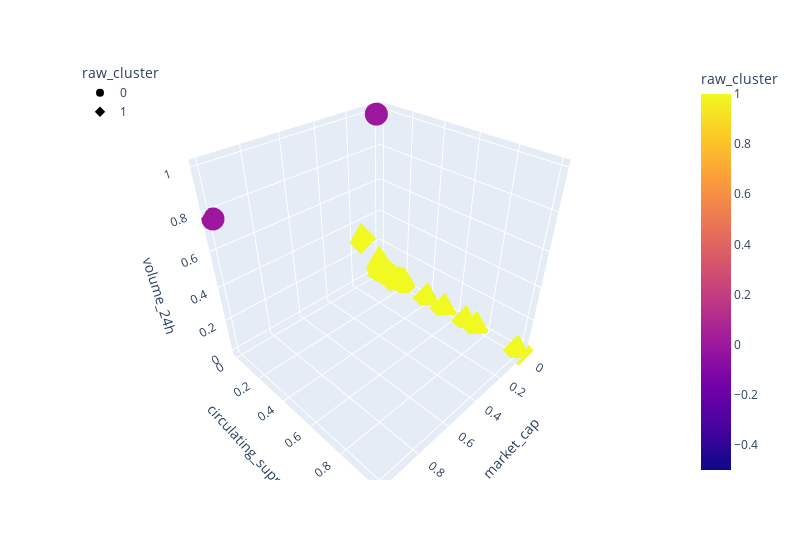

Source (notebook cell):
### Code cell
fig = px.scatter_3d(
    test_kmean,
    x="market_cap",
    y="circulating_suppy",
    z="volume_24h",
    hover_name=test_kmean.index,
    hover_data=["price"],
    color="raw_cluster",
    symbol="raw_cluster",
#     size="TotalCoinSupply",
    width=800,
)
fig.update_layout(legend=dict(x=0, y=1))
fig.show()

### Figure 1 — Plotly figure (JSON) as saved in the notebook; plotly's stock layout.template omitted (floating-point values rounded to 4 significant figures; data arrays with more than 128 entries replaced by an {"elided": "..."} marker saying what was removed)
{"data": [{"customdata": [[1.0], [0.0001093]], "hovertemplate": "<b>%{hovertext}</b><br><br>raw_cluster=%{marker.color}<br>market_cap=%{x}<br>circulating_suppy=%{y}<br>volume_24h=%{z}<br>price=%{customdata[0]}<extra></extra>", "hovertext": ["BTC", "USDT"], "legendgroup": "0", "marker": {"color": [0, 0], "coloraxis": "coloraxis", "symbol": "circle"}, "mode": "markers", "name": "0", "scene": "scene", "showlegend": true, "type": "scatter3d", "x": [1.0, 0.0544], "y": [5.847e-05, 0.0292], "z": [0.7659, 1]}, {"customdata": {"elided": "198x1 float values"}, "hovertemplate": "<b>%{hovertext}</b><br><br>raw_cluster=%{marker.color}<br>market_cap=%{x}<br>circulating_suppy=%{y}<br>volume_24h=%{z}<br>price=%{customdata[0]}<extra></extra>", "hovertext": {"elided": "198 str values"}, "legendgroup": "1", "marker": {"color": {"elided": "198 int values"}, "coloraxis": "coloraxis", "symbol": "diamond"}, "mode": "markers", "name": "1", "scene": "scene", "showlegend": true, "type": "scatter3d", "x": {"elided": "198 float values"}, "y": {"elided": "198 float values"}, "z": {"elided": "198 float values"}}], "layout": {"coloraxis": {"colorbar": {"title": {"text": "raw_cluster"}}, "colorscale": [[0, "#0d0887"], [0.1111, "#46039f"], [0.2222, "#7201a8"], [0.3333, "#9c179e"], [0.4444, "#bd3786"], [0.5556, "#d8576b"], [0.6667, "#ed7953"], [0.7778, "#fb9f3a"], [0.8889, "#fdca26"], [1, "#f0f921"]]}, "legend": {"title": {"text": "raw_cluster"}, "tracegroupgap": 0, "x": 0, "y": 1}, "margin": {"t": 60}, "scene": {"domain": {"x": [0, 1], "y": [0, 1]}, "xaxis": {"title": {"text": "market_cap"}}, "yaxis": {"title": {"text": "circulating_suppy"}}, "zaxis": {"title": {"text": "volume_24h"}}}, "width": 800}}
